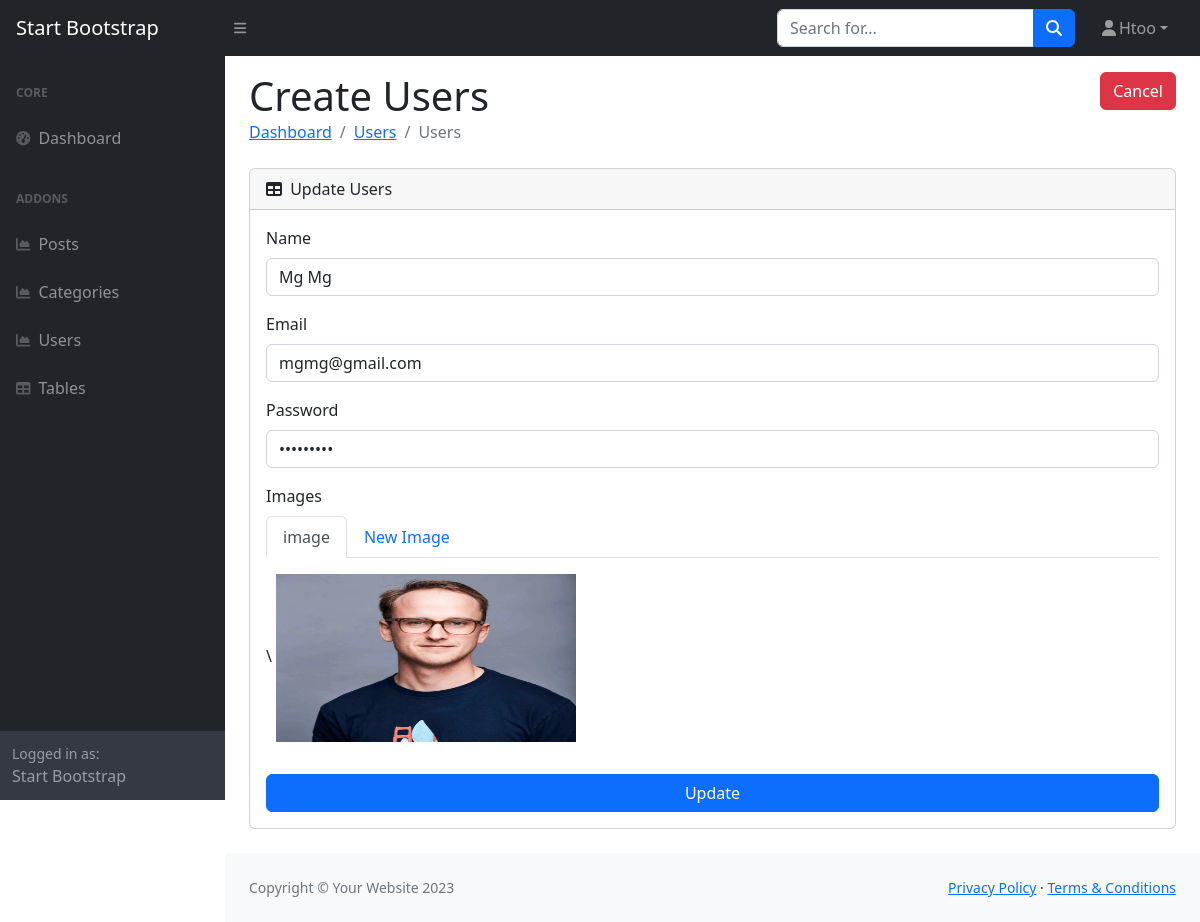
Page /admin/edit_user.php?id=1 (signed in) on the committed database.
### tables this page shows
CREATE TABLE `users` (
  `id` int(11) NOT NULL,
  `name` varchar(255) NOT NULL,
  `email` varchar(255) NOT NULL,
  `password` varchar(255) NOT NULL,
  `profile` varchar(255) NOT NULL
);

### admin/edit_user.php (the view, shortened to what this page needs)
<?php
    if(isset($_SESSION['user_id'])){
    require "../dbconnect.php";
    if($_SERVER['REQUEST_METHOD'] == 'POST'){
        $id = $_POST['userID'];
        $name = $_POST['name'];
        $email = $_POST['email'];
        $password = $_SESSION['password'];
        $old_photo = $_POST['old_photo'];
        $image_array = $_FILES['profile'];
        var_dump($image_array);
        if(isset($image_array) && $image_array['size'] > 0){
            $folder_name = 'images/';
            $image_path = $folder_name.$image_array['name'];
            $tmp_name = $image_array['tmp_name'];
            move_uploaded_file($tmp_name,$image_path);
        }else{
            $image_path = $old_photo;
        }
        $sql = "UPDATE users SET name = :name, email = :email, password = :password, profile = :image_path WHERE id = :id";
        $stmt = $conn -> prepare($sql);
        $stmt -> bindParam(':id',$id);
        $stmt -> bindParam(':name',$name);
        $stmt -> bindParam(':email',$email);
        $stmt -> bindParam(':password',$password);
        $stmt -> bindParam(':image_path',$image_path);
        $stmt -> execute();
        header("location: users.php");
    }else{
        include "layouts/nav_sidebar.php";
        $user_id = $_GET['id'];
        $sql = "SELECT * FROM users WHERE id = :user_id";
        $stmt = $conn -> prepare($sql);
        $stmt -> bindParam(':user_id',$user_id);
        $stmt -> execute();
        $user = $stmt -> fetch(PDO::FETCH_ASSOC);
    }
?>
                <main>
                    <div class="container-fluid px-4">
                        <div class="mt-3">
                            <h1 class="mt-4 d-inline">Create Users</h1>
                            <a href="create_user.php" class=" btn btn-danger float-end">Cancel</a>
                        </div>
                        <ol class="breadcrumb mb-4">
                            <li class="breadcrumb-item"><a href="index.php">Dashboard</a></li>
                            <li class="breadcrumb-item"><a href="users.php">Users</a></li>
                            <li class="breadcrumb-item active">Users</li>
                        </ol>
                        <div class="card mb-4">
                            <div class="card-header">
                                <i class="fas fa-table me-1"></i>
                                Update Users
                            </div>
                            <div class="card-body">
                                <form action="<?php htmlspecialchars($_SERVER['PHP_SELF']) ?>" method="post" enctype="multipart/form-data">
                                <div class="mb-3">
                                    <label for="exampleFormControlInput1" class="form-label">Name</label>
                                    <input type="name" name="name" class="form-control" id="exampleFormControlInput1" value="<?= $user['name'] ?>">
                                </div>
                                <div class="mb-3">
                                    <label for="exampleFormControlInput1" class="form-label">Email</label>
                                    <input type="email" name="email" class="form-control" id="exampleFormControlInput1" value="<?= $user['email'] ?>">
                                </div>
                                <div class="mb-3">
                                    <label for="exampleFormControlInput1" class="form-label">Password</label>
                                    <input type="password" name="password" class="form-control" id="exampleFormControlInput1" value="<?= $user['password'] ?>">
                                </div>
                                <div class="mb-3">
                                    <label for="formFile" class="form-label">Images</label>
                                    <ul class="nav nav-tabs" id="myTab" role="tablist">
                                        <li class="nav-item" role="presentation">
                                            <button class="nav-link active" id="image-tab" data-bs-toggle="tab" data-bs-target="#image-tab-pane" type="button" role="tab" aria-controls="image-tab-pane" aria-selected="true">image</button>
                                        </li>
                                        <li class="nav-item" role="presentation">
                                            <button class="nav-link" id="new_image-tab" data-bs-toggle="tab" data-bs-target="#new_image-tab-pane" type="button" role="tab" aria-controls="new_image-tab-pane" aria-selected="false">New Image</button>
                                        </li>
                                    </ul>
                                    <div class="tab-content" id="myTabContent">
                                        <div class="tab-pane fade show active" id="image-tab-pane" role="tabpanel" aria-labelledby="image-tab" tabindex="0">\
                                            <img src="<?= $user['profile'] ?>" alt="" width="300" height="200" class="py-3">
                                        </div>
                                    </div>
                                </div>
                                <div class="d-grid gap-2">
                                    <button class="btn btn-primary" type="submit">Update</button>
                                </div>
                                </form>
                            </div>
                        </div>
                    </div>
                </main>
<?php
    include "layouts/footer.php";
    }else{
        header('Location: ../index.php');
    }
?>

### rows in the picture
users: name "Mg Mg", email "mgmg@gmail.com", profile (picture)

### other values in the picture
$_SESSION['user_name'] "Htoo"
